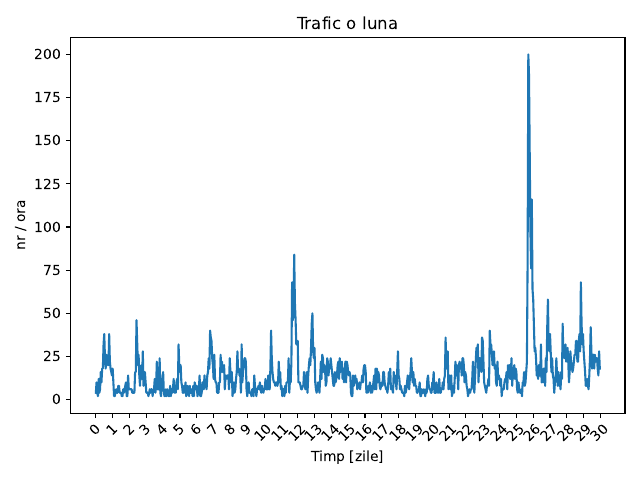

Source code (Python):
# datasetul incepe cu 25 aug 2012 - sambata
# o zi are 24 de esantionae
# start = 24* 2 = 48

import matplotlib

matplotlib.use('TkAgg')

import matplotlib.pyplot as plt
import scipy
import sounddevice as sd
import math
import time
import wavfile

import numpy as np

x = np.genfromtxt("Train.csv", delimiter=',', skip_header=1, usecols=2)

Fs = 1/3600

esantioane_per_zi = 24
start = 48 + 24 * 7 * 6
Luna = 30 * 24

segment = x[start : start + Luna]

#vector timp in zile
t = np.arange(Luna) / esantioane_per_zi

plt.figure()
plt.plot(t, segment)
plt.xlabel("Timp [zile]")
plt.ylabel("nr / ora")
plt.title("Trafic o luna")
plt.xticks(np.arange(0, 31, 1))  # afiseaza de la 0 la 30, din 1 in 1 zi
plt.xticks(rotation=45)
plt.tight_layout()
plt.savefig("ex1G.pdf", dpi=300)
plt.show()
